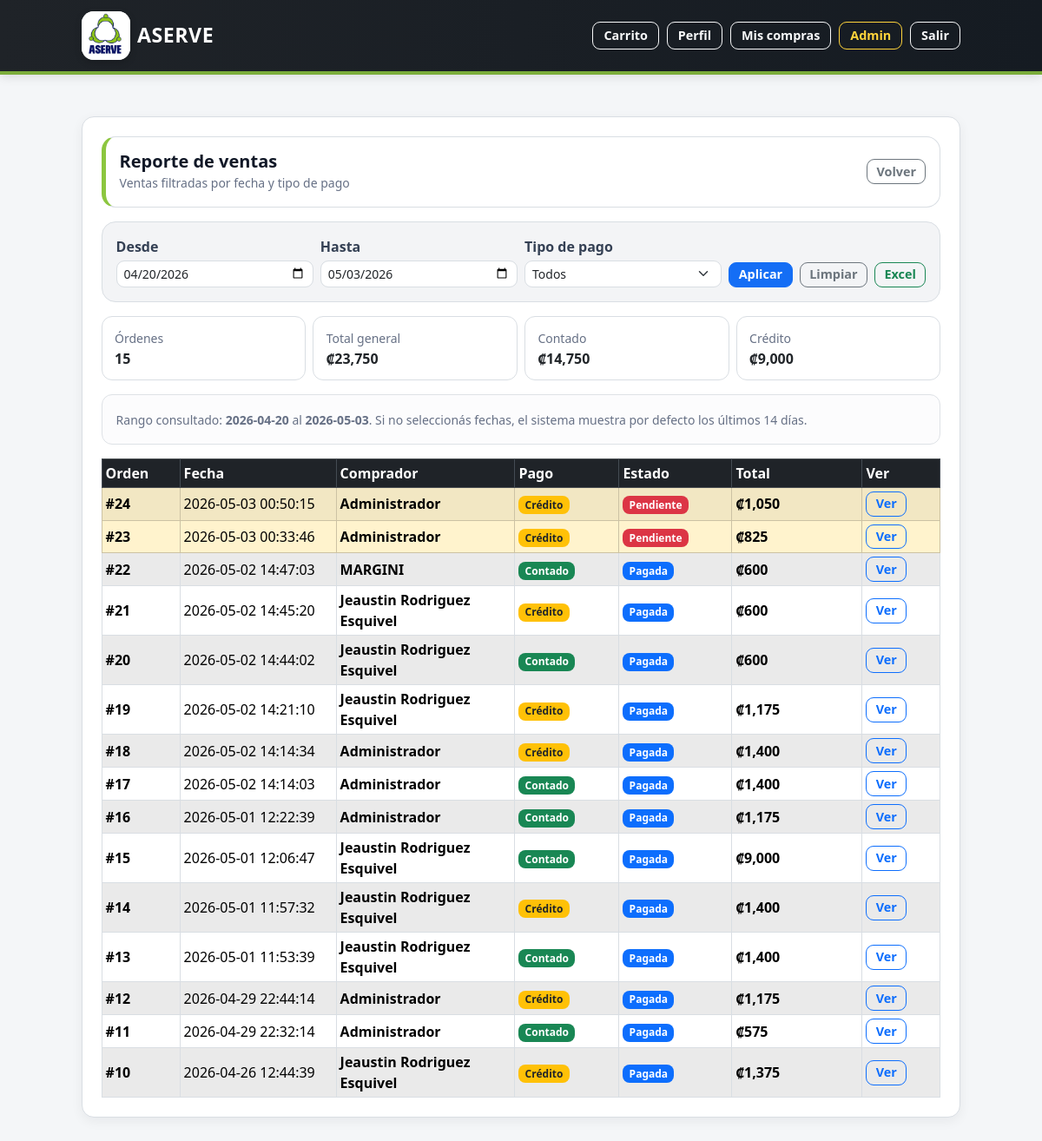
/admin/reports/sales (signed in), run on an earlier commit of the app's database.
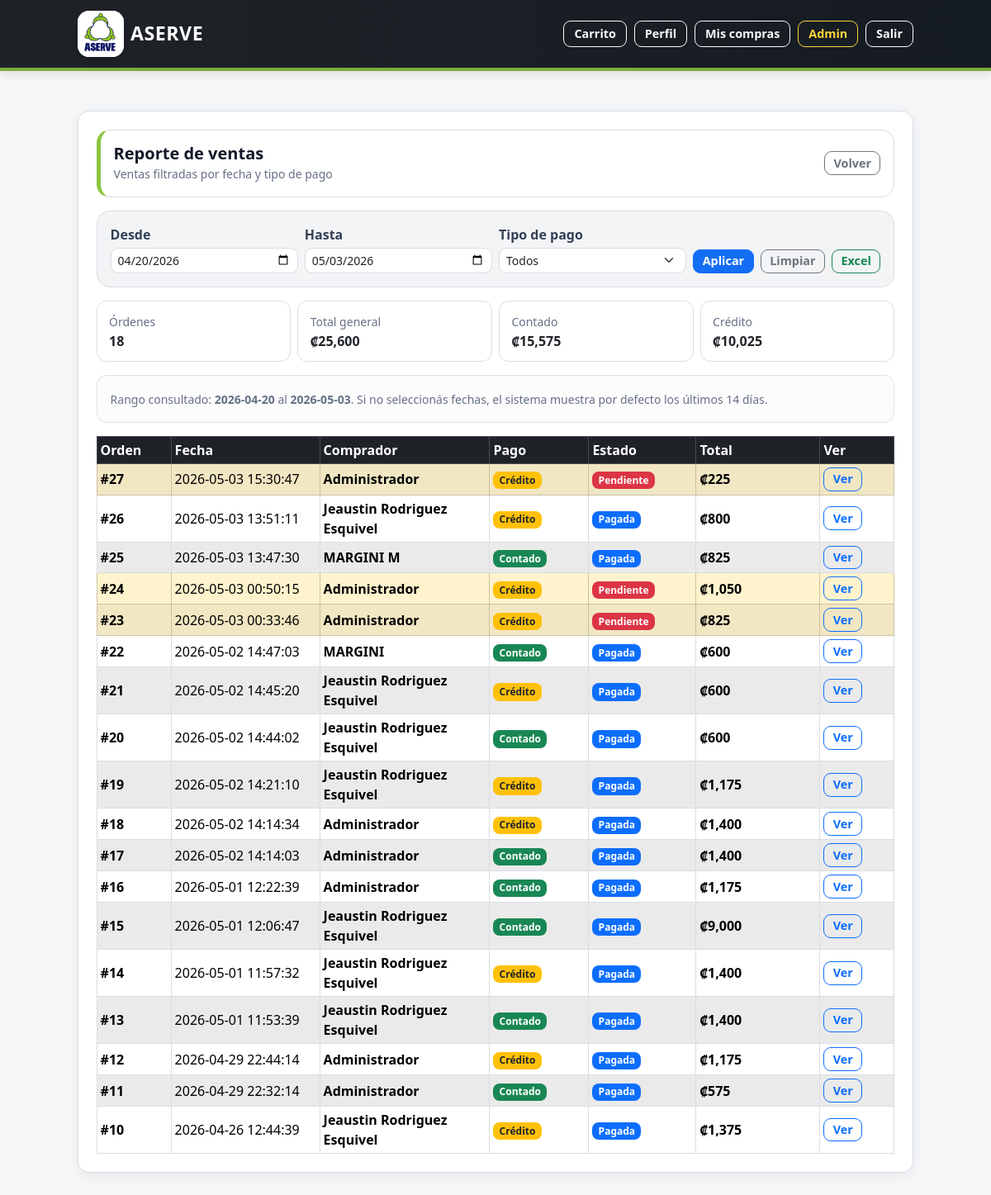
And on a later commit of the database.
### tables this page shows
CREATE TABLE orders (
    id INTEGER PRIMARY KEY AUTOINCREMENT,
    fecha TEXT NOT NULL,
    tipo_usuario TEXT NOT NULL CHECK (tipo_usuario IN ('asociado', 'no_asociado')),
    user_id INTEGER,
    nombre_no_asociado TEXT,
    tipo_pago TEXT NOT NULL CHECK (tipo_pago IN ('contado', 'credito')),
    total REAL NOT NULL CHECK (total >= 0),
    estado TEXT NOT NULL CHECK (estado IN ('pendiente', 'pagada')),
    FOREIGN KEY (user_id) REFERENCES users(id)
);

### app.py (the view)
@app.route("/admin/reports/sales")
def admin_report_sales():
    if "user_id" not in session or session.get("rol") != "admin":
        return redirect(url_for("login"))
    start = (request.args.get("start") or "").strip()
    end = (request.args.get("end") or "").strip()
    pago = (request.args.get("pago") or "").strip().lower().replace("é", "e")
    hoy = datetime.now().date()
    hace_14 = hoy - timedelta(days=13)
    if not start:
        start = hace_14.strftime("%Y-%m-%d")
    if not end:
        end = hoy.strftime("%Y-%m-%d")
    where = []
    params = []
    where.append("date(o.fecha) >= date(?)")
    params.append(start)
    where.append("date(o.fecha) <= date(?)")
    params.append(end)
    if pago in ("contado", "credito"):
        where.append("replace(lower(trim(o.tipo_pago)), 'é', 'e') = ?")
        params.append(pago)
    where_sql = "WHERE " + " AND ".join(where)
    db = get_db()
    resumen = db.execute(
        f"""
        SELECT
            COUNT(*) AS num_ordenes,
            COALESCE(SUM(o.total), 0) AS total_general,
            COALESCE(SUM(CASE
                WHEN replace(lower(trim(o.tipo_pago)), 'é', 'e') = 'contado' THEN o.total
                ELSE 0
            END), 0) AS total_contado,
            COALESCE(SUM(CASE
                WHEN replace(lower(trim(o.tipo_pago)), 'é', 'e') = 'credito' THEN o.total
                ELSE 0
            END), 0) AS total_credito
        FROM orders o
        {where_sql}
        """,
        params
    ).fetchone()
    orders = db.execute(
        f"""
        SELECT
            o.id,
            o.fecha,
            o.tipo_pago,
            o.estado,
            o.total,
            COALESCE(u.nombre, o.nombre_no_asociado, 'Sin nombre') AS comprador
        FROM orders o
        LEFT JOIN users u ON u.id = o.user_id
        {where_sql}
        ORDER BY o.id DESC
        """,
        params
    ).fetchall()
    return render_template(
        "admin_report_sales.html",
        start=start,
        end=end,
        pago=pago,
        resumen=resumen,
        orders=orders
    )

### app.py (called while the page is built)
@app.template_filter("crc")
def format_crc(value):
    try:
        return f"₡{float(value):,.0f}"
    except (TypeError, ValueError):
        return "₡0"

def get_db():
    if "db" not in g:
        db_folder = os.path.dirname(app.config["DATABASE"])
        os.makedirs(db_folder, exist_ok=True)
        g.db = sqlite3.connect(app.config["DATABASE"])
        g.db.row_factory = sqlite3.Row
    return g.db

@app.before_request
def proteger_password_temporal():
    if "user_id" not in session:
        return None
    rutas_permitidas = {
        "cambiar_password_temporal",
        "logout",
        "static"
    }
    if request.endpoint in rutas_permitidas:
        return None
    if session.get("password_temporal") == 1:
        flash("Debes cambiar tu contraseña temporal antes de continuar.", "warning")
        return redirect(url_for("cambiar_password_temporal"))
    return None

### templates/admin_report_sales.html (shortened to what this page needs)
{% extends "base.html" %}
{% block content %}
<div class="card shadow-sm">
  <div class="card-body">
    <div class="admin-report-sales-header mb-3">
      <div class="d-flex flex-column flex-md-row justify-content-between align-items-start align-items-md-center gap-3">
        <div>
          <h5 class="mb-0">Reporte de ventas</h5>
          <small class="text-muted">
            Ventas filtradas por fecha y tipo de pago
          </small>
        </div>
        <a class="btn btn-outline-secondary btn-sm" href="{{ url_for('admin_panel') }}">
          Volver
        </a>
      </div>
    </div>
    <div class="admin-report-sales-filter mb-3">
      <form class="row g-2 align-items-end"
            method="GET"
            action="{{ url_for('admin_report_sales') }}">
        <div class="col-6 col-md-3">
          <label class="form-label mb-1">Desde</label>
          <input
            type="date"
            class="form-control form-control-sm"
            name="start"
            value="{{ start }}"
          >
        </div>
        <div class="col-6 col-md-3">
          <label class="form-label mb-1">Hasta</label>
          <input
            type="date"
            class="form-control form-control-sm"
            name="end"
            value="{{ end }}"
          >
        </div>
        <div class="col-12 col-md-3">
          <label class="form-label mb-1">Tipo de pago</label>
          <select class="form-select form-select-sm" name="pago">
            <option value="" {% if not pago %}selected{% endif %}>Todos</option>
          </select>
        </div>
        <div class="col-12 col-md-3 d-flex flex-wrap gap-2">
          <button class="btn btn-primary btn-sm flex-fill" type="submit">
            Aplicar
          </button>
          <a class="btn btn-outline-secondary btn-sm flex-fill"
             href="{{ url_for('admin_report_sales') }}">
            Limpiar
          </a>
          <a class="btn btn-outline-success btn-sm flex-fill"
             href="{{ url_for('admin_report_sales_export', start=start, end=end, pago=pago) }}">
            Excel
          </a>
        </div>
      </form>
    </div>
    <div class="row g-2 mb-3">
      <div class="col-6 col-md-3">
        <div class="admin-report-sales-summary-box">
          <small class="text-muted">Órdenes</small>
          <div class="fw-bold">
            {{ resumen.num_ordenes }}
          </div>
        </div>
      </div>
      <div class="col-6 col-md-3">
        <div class="admin-report-sales-summary-box">
          <small class="text-muted">Total general</small>
          <div class="fw-bold">
            {{ resumen.total_general|crc }}
          </div>
        </div>
      </div>
      <div class="col-6 col-md-3">
        <div class="admin-report-sales-summary-box">
          <small class="text-muted">Contado</small>
          <div class="fw-bold">
            {{ resumen.total_contado|crc }}
          </div>
        </div>
      </div>
      <div class="col-6 col-md-3">
        <div class="admin-report-sales-summary-box">
          <small class="text-muted">Crédito</small>
          <div class="fw-bold">
            {{ resumen.total_credito|crc }}
          </div>
        </div>
      </div>
    </div>
    <div class="alert alert-light border mb-3">
      <small class="text-muted">
        Rango consultado: <b>{{ start }}</b> al <b>{{ end }}</b>.
        Si no seleccionás fechas, el sistema muestra por defecto los últimos 14 días.
      </small>
    </div>
    <div class="table-responsive d-none d-md-block">
      <table class="table table-sm table-bordered table-striped align-middle mb-0">
        <thead class="table-dark">
          <tr>
            <th style="width: 90px;">Orden</th>
            <th style="width: 180px;">Fecha</th>
            <th>Comprador</th>
            <th style="width: 120px;">Pago</th>
            <th style="width: 130px;">Estado</th>
            <th style="width: 150px;">Total</th>
            <th style="width: 90px;">Ver</th>
          </tr>
        </thead>
        <tbody>
          {% for o in orders %}
          {% set pago_norm = o.tipo_pago|string|lower|replace('é','e')|trim %}
          {% set estado_norm = o.estado|string|lower|trim %}
          <tr class="{% if estado_norm == 'pendiente' %}table-warning{% endif %}">
            <td>
              <b>#{{ o.id }}</b>
            </td>
            <td>
              {{ o.fecha }}
            </td>
            <td>
              <div class="fw-semibold">
                {{ o.comprador }}
              </div>
            </td>
            <td>
              {% if pago_norm == "credito" %}
                <span class="badge bg-warning text-dark">Crédito</span>
              {% else %}
                <span class="badge bg-success">Contado</span>
              {% endif %}
            </td>
            <td>
              {% if estado_norm == "pendiente" %}
                <span class="badge bg-danger">Pendiente</span>
              {% else %}
                <span class="badge bg-primary">Pagada</span>
              {% endif %}
            </td>
            <td>
              <b>{{ o.total|crc }}</b>
            </td>
            <td>
              <a class="btn btn-outline-primary btn-sm"
                 href="{{ url_for('admin_order_detail',
                                  order_id=o.id,
                                  from_page='reports',
                                  start=start,
                                  end=end,
                                  pago=pago) }}">
                Ver
              </a>
            </td>
          </tr>
          {% else %}
          <tr>
            <td colspan="7" class="text-center text-muted py-4">
              Sin datos para el filtro seleccionado.
            </td>
          </tr>
          {% endfor %}
        </tbody>
      </table>
    </div>
  </div>
</div>
{% endblock %}

### templates/base.html (shortened to what this page needs)
<!DOCTYPE html>
<html lang="es">
<head>
  <link
    href="https://cdn.jsdelivr.net/npm/bootstrap@5.3.2/dist/css/bootstrap.min.css"
    rel="stylesheet"
  >
</head>
<body>
  <nav class="navbar navbar-dark aserve-navbar">
    <div class="container-fluid aserve-container d-flex flex-wrap justify-content-between align-items-center">
      <a class="navbar-brand fw-bold mb-0 d-flex align-items-center gap-2"
         href="{{ url_for('catalogo') }}">
        <span class="aserve-logo-box">
          <img
            src="{{ url_for('static', filename='img/logo_aserve.png') }}"
            alt="Logo ASERVE"
            class="aserve-logo-img"
          >
        </span>
        <span class="aserve-brand-text">
          ASERVE
        </span>
      </a>
      <div class="d-flex flex-wrap navbar-actions justify-content-end">
        <a href="{{ url_for('ver_carrito') }}" class="btn btn-outline-light btn-sm">
          Carrito
        </a>
        {% if session.get("user_id") %}
          <a href="{{ url_for('perfil') }}" class="btn btn-outline-light btn-sm">
            Perfil
          </a>
          <a href="{{ url_for('mis_compras') }}" class="btn btn-outline-light btn-sm">
            Mis compras
          </a>
          {% if session.get("rol") == "admin" %}
            <a href="{{ url_for('admin_panel') }}" class="btn btn-outline-warning btn-sm">
              Admin
            </a>
          {% endif %}
          <a href="{{ url_for('logout') }}" class="btn btn-outline-light btn-sm">
            Salir
          </a>
        {% else %}
          <a href="{{ url_for('login') }}" class="btn btn-outline-light btn-sm">
            Login
          </a>
        {% endif %}
      </div>
    </div>
  </nav>
  <main class="aserve-container py-3">
    {% block content %}{% endblock %}
  </main>
</body>
</html>

### templates/base.html (style rules this page uses)
:root { --aserve-navy: #07145f; --aserve-blue-dark: #101828; --aserve-green: #8cc63f; --aserve-green-dark: #6aa72f; --aserve-bg: #f4f6f8; --aserve-card: #ffffff; --aserve-border: #d9dee3; --aserve-text: #111827; --aserve-muted: #667085; }
body { min-height: 100vh; background: var(--aserve-bg); color: var(--aserve-text); }
.aserve-container { max-width: 1040px; margin: 0 auto; padding-left: 14px; padding-right: 14px; }
.aserve-navbar { background: linear-gradient(90deg, #1f2328 0%, #151b22 100%); border-bottom: 4px solid rgba(140, 198, 63, .85); box-shadow: 0 2px 12px rgba(0, 0, 0, .12); }
.navbar-brand { letter-spacing: .3px; text-decoration: none; }
.aserve-logo-box { width: 56px; height: 56px; background: #ffffff; border-radius: 14px; overflow: hidden; display: flex; align-items: center; justify-content: center; flex: 0 0 auto; box-shadow: 0 3px 8px rgba(0, 0, 0, .18); }
.aserve-logo-img { width: 67px; height: 67px; object-fit: contain; }
.aserve-brand-text { color: #ffffff; font-size: 1.45rem; font-weight: 800; letter-spacing: .5px; line-height: 1; }
.navbar-actions { gap: .55rem; }
.navbar-actions .btn { border-radius: 9px; font-weight: 600; padding: .35rem .75rem; transition: all .15s ease-in-out; }
.btn-outline-warning { color: #ffd43b; border-color: #ffd43b; }
main.aserve-container { padding-top: 2rem !important; padding-bottom: 2rem !important; }
.card { border: 1px solid var(--aserve-border); border-radius: 14px; box-shadow: 0 4px 14px rgba(16, 24, 40, .06) !important; }
.card-body { padding: 1.35rem; }
h1, h2, h3, h4, h5, h6 { color: var(--aserve-text); font-weight: 750; }
.text-muted { color: var(--aserve-muted) !important; }
.btn { border-radius: 9px; font-weight: 600; }
.btn-primary { background-color: #146ef5; border-color: #146ef5; }
.btn-outline-success { color: #198754; border-color: #198754; }
.btn-sm { padding: .28rem .65rem; font-size: .9rem; line-height: 1.25; }
.form-control, .form-select { border-radius: 9px; border-color: var(--aserve-border); }
.form-label { font-weight: 600; color: #344054; }
.table { border-color: var(--aserve-border); }
.table thead.table-dark th { background-color: #1f2328 !important; color: #ffffff; border-color: #444b53; font-weight: 700; }
.table td, .table th { vertical-align: middle; }
.table-striped > tbody > tr:nth-of-type(odd) > * { background-color: rgba(16, 24, 40, .035); }
.badge { border-radius: 8px; font-weight: 700; padding: .38em .6em; }
.alert { border-radius: 12px; border-color: var(--aserve-border); }

### templates/admin_report_sales.html (style rules this page uses)
.admin-report-sales-header { border: 1px solid #d9dee3; border-left: 5px solid #8cc63f; border-radius: 16px; background: #ffffff; padding: 1rem; }
.admin-report-sales-filter { border: 1px solid #d9dee3; border-radius: 16px; background: #f3f4f6; padding: 1rem; }
.admin-report-sales-summary-box { border: 1px solid #d9dee3; border-radius: 12px; background: #ffffff; padding: .75rem .9rem; height: 100%; }
.table b, .admin-report-sales-mobile-item b { font-weight: 700; }

What changed in the data, as far as the page shows it:
added orders: id "27", fecha "2026-05-03 15:30:47", comprador "Administrador", shows "Crédito", shows "Pendiente", total|crc "₡225"
added orders: id "26", fecha "2026-05-03 13:51:11", comprador "Jeaustin Rodriguez Esquivel", shows "Crédito", shows "Pagada", total|crc "₡800"
added orders: id "25", fecha "2026-05-03 13:47:30", comprador "MARGINI M", shows "Contado", shows "Pagada", total|crc "₡825"
Also different on the page:
{{ resumen.num_ordenes }}: "15" → "18"
{{ resumen.total_general|crc }}: "₡23,750" → "₡25,600"
{{ resumen.total_contado|crc }}: "₡14,750" → "₡15,575"
{{ resumen.total_credito|crc }}: "₡9,000" → "₡10,025"
